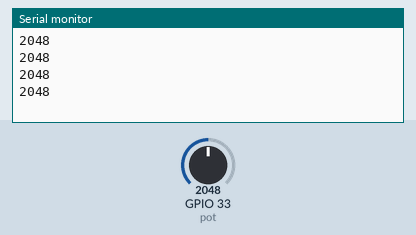
Recording of a sketch running on a simulated ESP32. Parts: the last lines printed to the serial monitor. The test bench sets the inputs (shaded band); at power-on: GPIO 33 (pot) = 2048.

Above: at 1.2 s.
1.3 s: GPIO 33 (pot) set to 2866
At 1.71 s:
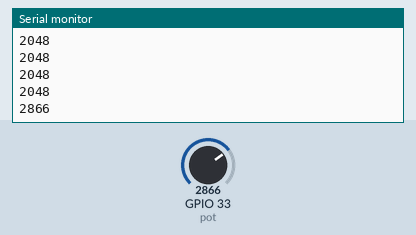
2.8 s: GPIO 33 (pot) set to 3603
At 2.91 s:
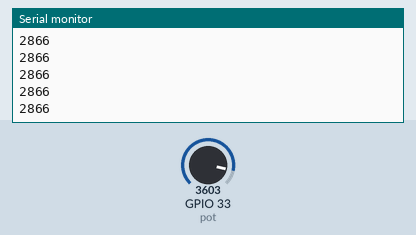
Timing chart, 0 to 5.8 s (numbered marks = the images above; inputs shaded):
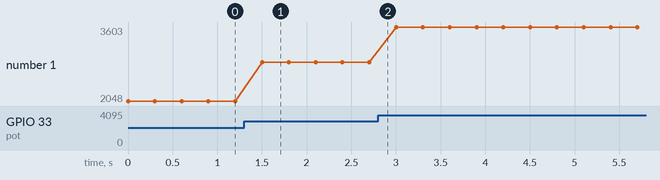

The sketch:

analogread.ino
```cpp
#define pot  33


void setup()
{
  Serial.begin(9600);
  pinMode(pot, INPUT);
}

void loop()
{

  int value = analogRead(pot);
  Serial.println(value);
  delay(300);

}
```

Measured:
- after the input at 1.3 s, the serial monitor: prints a new line after 0.20 s (image 1)
- plotted number 1: 2048 → 2866 after the input at 1.3 s, 2866 → 3603 after the input at 2.8 s
